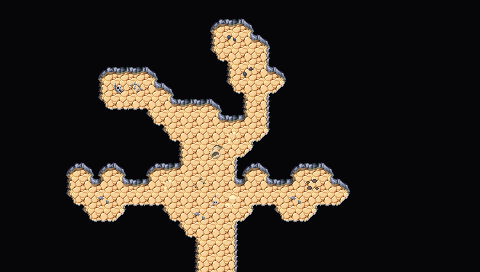

A level layout from a 2D game, rendered from its tile map. Below: a short description, then the map file with tile-grid data replaced by summaries:
An orthogonal 30x17 tile map with 16x16 px tiles, 3 tile layers (Background, Walls, Clutter), 2 tilesets and 9 objects.

<map version="1.10" tiledversion="1.10.1" orientation="orthogonal" renderorder="right-down" width="30" height="17" tilewidth="16" tileheight="16" infinite="0" nextlayerid="6" nextobjectid="60">
 <editorsettings>
  <export target="wastetown..tmx" format="tmx" />
 </editorsettings>
 <tileset firstgid="1" source="../tileset/main.tsx" />
 <tileset firstgid="10113" source="../tileset/buildings.tsx" />
 <layer id="1" name="Background" width="30" height="17">
  <data>[510 cells, 510 non-empty, 1 distinct tile ids]</data>
 </layer>
 <layer id="2" name="Walls" width="30" height="17">
  <data>[510 cells, 499 non-empty, 36 distinct tile ids]</data>
 </layer>
 <layer id="3" name="Clutter" width="30" height="17">
  <properties>
   <property name="spriteLayer" type="bool" value="true" />
  </properties>
  <data>[510 cells, 0 non-empty, 0 distinct tile ids]</data>
 </layer>
 <objectgroup id="4" name="Objects">
  <object id="38" template="../obj/entry_up.tx" x="192" y="282" width="48" height="16">
   <properties>
    <property name="teleport" value="" />
   </properties>
  </object>
  <object id="51" template="../obj/treasure.tx" x="225.25" y="49.75" />
  <object id="53" template="../obj/gold.tx" x="103.5" y="96.75" />
  <object id="54" template="../obj/gold.tx" x="327" y="201" />
  <object id="55" template="../obj/treasure.tx" x="72.75" y="201" />
  <object id="56" template="../obj/enemy.tx" x="206.5" y="246.5">
   <properties>
    <property name="enemy" value="Goblin" />
   </properties>
  </object>
  <object id="57" template="../obj/enemy.tx" x="122.5" y="200.75">
   <properties>
    <property name="enemy" value="Goblin" />
   </properties>
  </object>
  <object id="58" template="../obj/enemy.tx" x="246.75" y="98.5">
   <properties>
    <property name="enemy" value="Goblin Chief" />
   </properties>
  </object>
  <object id="59" template="../obj/enemy.tx" x="142" y="104.25">
   <properties>
    <property name="enemy" value="Goblin Warrior" />
   </properties>
  </object>
 </objectgroup>
</map>
